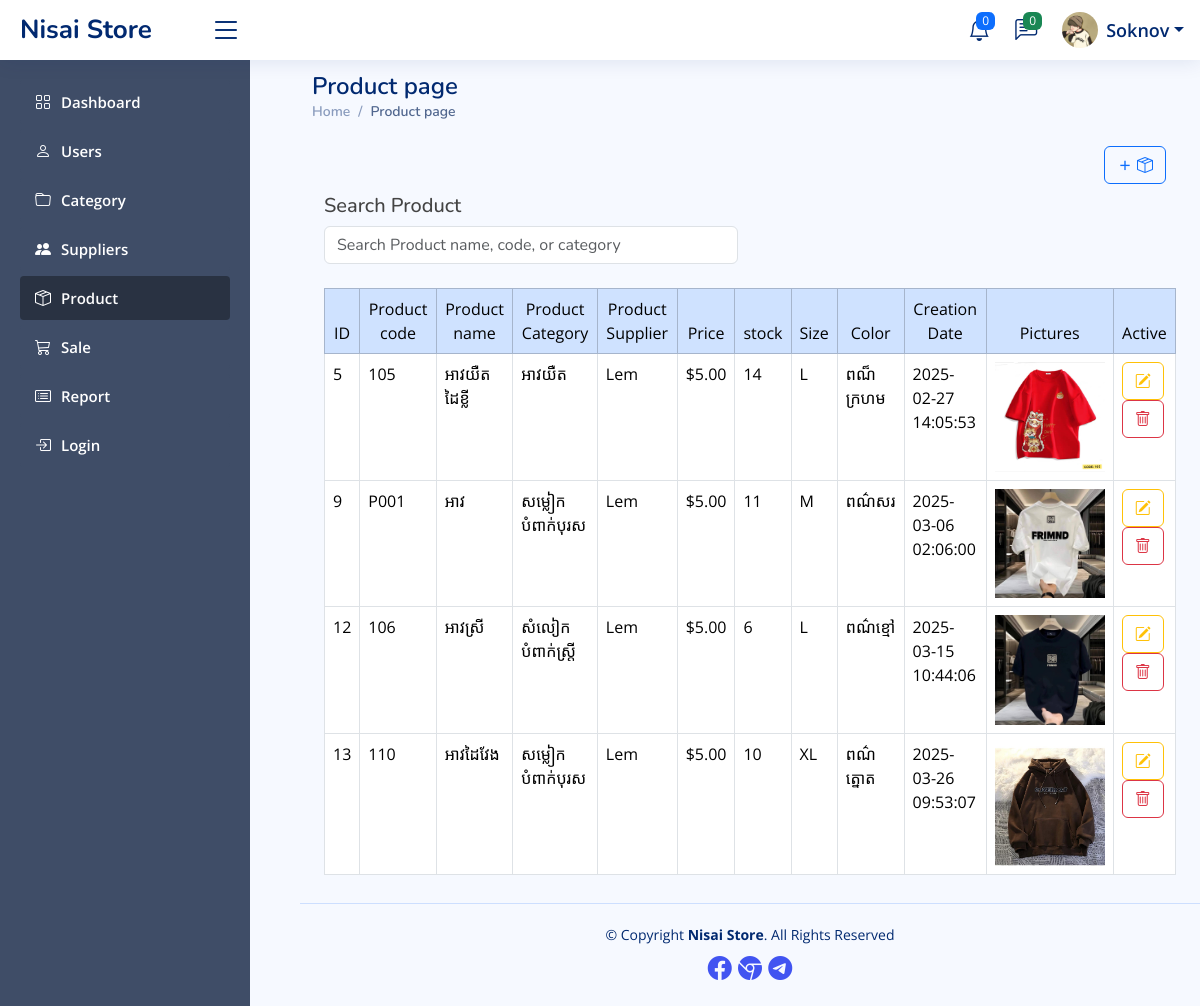
/Project/Admin/product.php (signed in), run on the app's committed database.
### tables this page shows
CREATE TABLE `products` (
  `id` int(11) NOT NULL,
  `name` varchar(255) NOT NULL,
  `catid` int(11) NOT NULL,
  `supplier_id` int(11) NOT NULL,
  `price` decimal(10,2) NOT NULL,
  `stock` int(11) NOT NULL DEFAULT 0,
  `size` varchar(50) NOT NULL,
  `color` varchar(50) NOT NULL,
  `image` varchar(255) DEFAULT NULL,
  `created_at` timestamp NOT NULL DEFAULT current_timestamp(),
  `updated_at` timestamp NOT NULL DEFAULT current_timestamp() ON UPDATE current_timestamp(),
  `product_code` varchar(50) DEFAULT NULL
);

CREATE TABLE `category` (
  `catid` int(11) NOT NULL,
  `cat_title` varchar(255) NOT NULL,
  `picture` varchar(255) DEFAULT NULL
);

CREATE TABLE `suppliers` (
  `id` int(11) NOT NULL,
  `name` varchar(255) NOT NULL,
  `phone` varchar(20) DEFAULT NULL,
  `address` text DEFAULT NULL,
  `created_at` timestamp NOT NULL DEFAULT current_timestamp()
);

### Project/Admin/product.php (the view, shortened to what this page needs)
<?php include('include/header.php') ?>
<?php include('include/sidebar.php'); ?>
<main id="main" class="main">
<section class="section">
    <div class="pagetitle">
        <h1>Product page</h1>
        <nav>
            <ol class="breadcrumb">
                <li class="breadcrumb-item"><a href="index.php">Home</a></li>
                <li class="breadcrumb-item active">Product page</li>
            </ol>
        </nav>
    </div>
    <div class="container mt-4">
        <div align="right" style="margin: 10px;">
            <a href="#" class="btn btn-outline-primary" id="productAdd"> <i class="ri-add-line"> <i class="bi bi-box-seam"></i></i></a>
        </div>
        <div class="row mb-3">
        <div class="col-md-6">
            <h5>Search Product<h5>
            <input type="text" class="form-control" id="searchProduct" placeholder="Search Product name, code, or category">
            </div>
        </div>
        <table class="table table-bordered" id="tblProduct">
        <thead>
                <tr class="table-primary" align="center">
                    <td>ID</td>
                    <td>Product code</td>
                    <td>Product name</td>
                    <td>Product Category</td>
                    <td>Product Supplier</td>
                    <td>Price</td>
                    <td>stock</td>
                    <td>Size</td>
                    <td>Color</td>
                    <td>Creation Date</td>
                    <td>Pictures</td>
                    <td>Active</td>
                </tr>
            </thead>
            <tbody>
                <?php
                $sql = "SELECT p.*, c.cat_title AS category_name, s.name AS supplier_name FROM products p
                        JOIN category c ON p.catid = c.catid
                        JOIN suppliers s ON p.supplier_id = s.id";
                $result = $conn->query($sql);
                if($result->num_rows > 0){
                    while($row = $result->fetch_assoc()){
                        echo "<tr>
                                <td>{$row["id"]}</td>
                                <td>{$row["product_code"]}</td>
                                <td>{$row["name"]}</td>
                                <td>{$row["category_name"]}</td>
                                <td>{$row["supplier_name"]}</td>
                                <td>\${$row["price"]}</td>
                                <td>{$row["stock"]}</td>
                                <td>{$row["size"]}</td>
                                <td>{$row["color"]}</td>
                                <td>{$row["created_at"]}</td>
                                <td><img src='product/uploads/{$row["image"]}' width='110'></td>
                                <td>
                                    <a href='#' class='update btn btn-outline-warning'><i class='bi bi-pencil-square'></i>       </a>
                                    <a href='#' class='del btn btn-outline-danger'><i class='bi bi-trash'></i></a>
                                </td>
                              </tr>";
                    }
                }
                ?>
            </tbody>
        </table>
    </div>
</section>
</main>
<?php include('include/footer.php') ?>

### Project/Admin/include/header.php (shortened to what this page needs)
<?php
$out_of_stock_products = [];
$out_of_stock_count = count($out_of_stock_products);
?>
<!DOCTYPE html>
<html lang="en">
<head>
  <link href="../assets/vendor/bootstrap/css/bootstrap.min.css" rel="stylesheet">
  <link href="../assets/vendor/bootstrap-icons/bootstrap-icons.css" rel="stylesheet">
  <link href="../assets/vendor/boxicons/css/boxicons.min.css" rel="stylesheet">
  <link href="../assets/vendor/quill/quill.snow.css" rel="stylesheet">
  <link href="../assets/vendor/quill/quill.bubble.css" rel="stylesheet">
  <link href="../assets/vendor/remixicon/remixicon.css" rel="stylesheet">
  <link href="../assets/vendor/simple-datatables/style.css" rel="stylesheet">
  <link href="../assets/css/style.css" rel="stylesheet">
</head>
<body>
  <header id="header" class="header fixed-top d-flex align-items-center">
    <div class="d-flex align-items-center justify-content-between">
      <a href="index.php" class="logo d-flex align-items-center">
        <span class="d-none d-lg-block"> Nisai Store</span>
      </a>
      <i class="bi bi-list toggle-sidebar-btn"></i>
    </div>
    <nav class="header-nav ms-auto">
      <ul class="d-flex align-items-center">
        <li class="nav-item dropdown">
          <a class="nav-link nav-icon" href="#" data-bs-toggle="dropdown">
            <i class="bi bi-bell"></i>
            <span class="badge bg-primary badge-number"><?php echo $out_of_stock_count; ?></span>
          </a>
        </li>
        <li class="nav-item dropdown">
          <a class="nav-link nav-icon" href="#" data-bs-toggle="dropdown">
            <i class="bi bi-chat-left-text"></i>
            <span class="badge bg-success badge-number">0</span>
          </a>
        </li>
        <li class="nav-item dropdown pe-3">
          <a class="nav-link nav-profile d-flex align-items-center pe-0" href="#" data-bs-toggle="dropdown">
            <img src="../assets/img/profile.jpg" alt="Profile" class="rounded-circle">
            <span class="d-none d-md-block dropdown-toggle ps-2" style="text-transform: capitalize; font-size: 18px;"><?php echo $_SESSION['USERNAME'] ?></span>
          </a>
        </li>
      </ul>
    </nav>
  </header>

### Project/Admin/include/sidebar.php
<aside id="sidebar" class="sidebar">
  <ul class="sidebar-nav" id="sidebar-nav">
    <li class="nav-item">
      <a class="nav-link <?php echo (basename($_SERVER['PHP_SELF']) == 'index.php') ? '' : 'collapsed'; ?>" href="index.php">
        <i class="bi bi-grid"></i>
        <span>Dashboard</span>
      </a>
    </li>
    <li class="nav-item">
      <a class="nav-link <?php echo (basename($_SERVER['PHP_SELF']) == 'users.php') ? '' : 'collapsed'; ?>" href="users.php">
        <i class="bi bi-person"></i>
        <span>Users</span>
      </a>
    </li>
    <li class="nav-item">
      <a class="nav-link <?php echo (basename($_SERVER['PHP_SELF']) == 'category.php') ? '' : 'collapsed'; ?>" href="category.php">
        <i class="bi bi-folder"></i>
        <span>Category</span>
      </a>
    </li>
    <li class="nav-item">
      <a class="nav-link <?php echo (basename($_SERVER['PHP_SELF']) == 'suppliers.php') ? '' : 'collapsed'; ?>" href="suppliers.php">
        <i class="bi bi-people-fill"></i>
        <span>Suppliers</span>
      </a>
    </li>
    <li class="nav-item">
      <a class="nav-link <?php echo (basename($_SERVER['PHP_SELF']) == 'product.php') ? '' : 'collapsed'; ?>" href="product.php">
        <i class="bi bi-box-seam"></i>
        <span>Product</span>
      </a>
    </li>
    <li class="nav-item">
      <a class="nav-link <?php echo (basename($_SERVER['PHP_SELF']) == 'sale.php') ? '' : 'collapsed'; ?>" href="sale.php">
        <i class="bi bi-cart3"></i>
        <span>Sale</span>
      </a>
    </li>
    <li class="nav-item">
      <a class="nav-link <?php echo (basename($_SERVER['PHP_SELF']) == 'sale_report.php') ? '' : 'collapsed'; ?>" href="sale_report.php">
        <i class="bi bi-card-list"></i>
        <span>Report</span>
      </a>
    </li>
    <li class="nav-item">
      <a class="nav-link collapsed" href="../logout.php">
        <i class="bi bi-box-arrow-in-right"></i>
        <span>Login</span>
      </a>
    </li>
  </ul>
</aside>

### Project/Admin/include/footer.php (shortened to what this page needs)
<footer id="footer" class="footer">
  <div class="copyright">
    &copy; Copyright <strong><span>Nisai Store</span></strong>. All Rights Reserved
  </div>
  <div class="credits">
    <div class="icon">
      <a href="https://web.facebook.com/profile.php?id=100076555193118/" target="_blank">
        <i class="bi bi-facebook"></i></a>
      <a href="#"><i class="bi bi-browser-chrome"></i></a>
      <a href="#"><i class="bi bi-telegram"></i></a>
    </div>
  </div>
</footer>
</body>
</html>

### Project/assets/css/style.css (style rules this page uses)
:root { scroll-behavior: smooth; }
body { font-family: "Open Sans", Arial, sans-serif; background: #f6f9ff; color: #444444; }
a { color: #4154f1; text-decoration: none; }
h1, h2, h3, h4, h5, h6 { font-family: "Nunito", sans-serif; }
#main { margin-top: 60px; padding: 1%; transition: all 0.3s; }
.pagetitle { margin-bottom: 10px; }
.pagetitle h1 { font-size: 24px; margin-bottom: 0; font-weight: 600; color: #012970; }
.breadcrumb { font-size: 14px; font-family: "Nunito", sans-serif; color: #899bbd; font-weight: 600; }
.breadcrumb a { color: #899bbd; transition: 0.3s; }
.breadcrumb .breadcrumb-item::before { color: #899bbd; }
.breadcrumb .active { color: #51678f; font-weight: 600; }
.logo { line-height: 1; }
@media (min-width: 1200px) { .logo { width: 180px; } }
.logo span { font-size: 26px; font-weight: 700; color: #012970; font-family: "Nunito", sans-serif; }
.header { transition: all 0.5s; z-index: 997; height: 60px; box-shadow: 0px 2px 20px rgba(1, 41, 112, 0.1); background-color: #fff; padding-left: 20px; }
.header .toggle-sidebar-btn { font-size: 32px; padding-left: 10px; cursor: pointer; color: #012970; }
.header-nav ul { list-style: none; }
.header-nav>ul { margin: 0; padding: 0; }
.header-nav .nav-icon { font-size: 22px; color: #012970; margin-right: 25px; position: relative; }
.header-nav .nav-profile { color: #012970; }
.header-nav .nav-profile img { max-height: 36px; }
.header-nav .nav-profile span { font-size: 14px; font-weight: 600; }
.header-nav .badge-number { position: absolute; inset: -2px -5px auto auto; font-weight: normal; font-size: 12px; padding: 3px 6px; }
.sidebar { position: fixed; top: 60px; left: 0; bottom: 0; width: 250px; z-index: 996; transition: all 0.3s; padding: 20px; overflow-y: auto; scrollbar-width: thin; scrollbar-color: #333; box-shadow: #3f4d67; background-color: #3f4d67; }
.sidebar { scrollbar-width: thin; scrollbar-color: #4d4d4d #333; }
@media (min-width: 1200px) { #main, #footer { margin-left: 300px; } }
.sidebar-nav { padding: 0; margin: 0; list-style: none; }
.sidebar-nav li { padding: 0; margin: 0; list-style: none; }
.sidebar-nav .nav-item { margin-bottom: 5px; }
.sidebar-nav .nav-link { display: flex; align-items: center; font-size: 15px; font-weight: 600; color: #fcfcfc; transition: 0.3; background: #293242; padding: 10px 15px; border-radius: 4px; }
.sidebar-nav .nav-link i { font-size: 16px; margin-right: 10px; color: #fff; }
.sidebar-nav .nav-link.collapsed { color: #fff; background: #3f4d67; }
.sidebar-nav .nav-link.collapsed i { color: #fff; }
.footer { padding: 20px 0; font-size: 14px; transition: all 0.3s; border-top: 1px solid #cddfff; }
.footer .copyright { text-align: center; color: #012970; }
.footer .credits { padding-top: 5px; text-align: center; font-size: 24px; color: #012970; }

### data on the page
products: id "5", product_code "105", name "អាវយឺត ដៃខ្លី", catid.cat_title "អាវយឺត", supplier.name "Lem", price "5.00", stock "14", size "L", color "ពណ៏ក្រហម", created_at "2025-02-27 14:05:53", image (picture)
products: id "9", product_code "P001", name "អាវ", catid.cat_title "សម្លៀកបំពាក់បុរស", supplier.name "Lem", price "5.00", stock "11", size "M", color "ពណ៌សរ", created_at "2025-03-06 02:06:00", image (picture)
products: id "12", product_code "106", name "អាវស្រី", catid.cat_title "សំលៀកបំពាក់ស្ត្រី", supplier.name "Lem", price "5.00", stock "6", size "L", color "ពណ៌ខ្មៅ", created_at "2025-03-15 10:44:06", image (picture)
products: id "13", product_code "110", name "អាវដៃវែង", catid.cat_title "សម្លៀកបំពាក់បុរស", supplier.name "Lem", price "5.00", stock "10", size "XL", color "ពណ៌ត្នោត", created_at "2025-03-26 09:53:07", image (picture)

### other printed values
$out_of_stock_count "0"
$_SESSION['USERNAME'] "Soknov"
